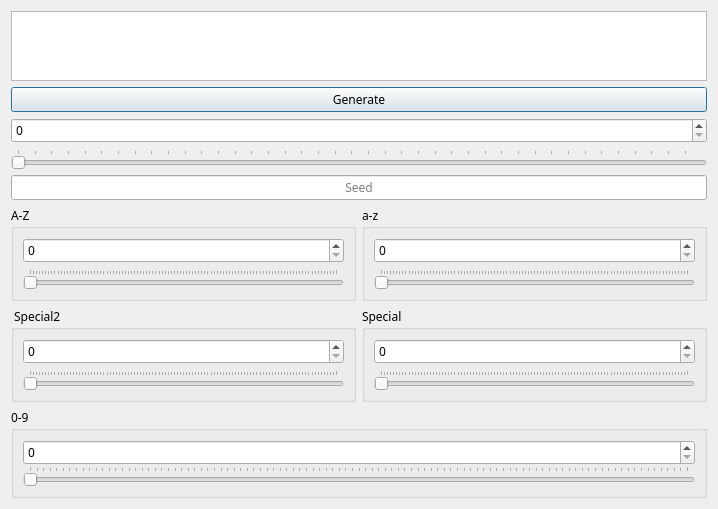
<?xml version="1.0" encoding="UTF-8"?>
<ui version="4.0">
 <class>PasswordGeneratorDialogue</class>
 <widget class="QDialog" name="PasswordGeneratorDialogue">
  <property name="geometry">
   <rect>
    <x>0</x>
    <y>0</y>
    <width>718</width>
    <height>505</height>
   </rect>
  </property>
  <property name="windowTitle">
   <string>Password Generator</string>
  </property>
  <layout class="QVBoxLayout" name="verticalLayout_7">
   <item>
    <layout class="QVBoxLayout" name="vLayout_Generator">
     <item>
      <widget class="QPlainTextEdit" name="plainTextEdit_Password">
       <property name="font">
        <font>
         <family>Menlo</family>
        </font>
       </property>
       <property name="plainText">
        <string/>
       </property>
      </widget>
     </item>
     <item>
      <widget class="QPushButton" name="pushButton_Generate">
       <property name="minimumSize">
        <size>
         <width>0</width>
         <height>25</height>
        </size>
       </property>
       <property name="font">
        <font>
         <family>Menlo</family>
        </font>
       </property>
       <property name="text">
        <string>Generate</string>
       </property>
      </widget>
     </item>
     <item>
      <widget class="QSpinBox" name="spinBox_Length">
       <property name="minimumSize">
        <size>
         <width>0</width>
         <height>25</height>
        </size>
       </property>
       <property name="font">
        <font>
         <family>Menlo</family>
        </font>
       </property>
       <property name="maximum">
        <number>100000</number>
       </property>
      </widget>
     </item>
     <item>
      <widget class="QSlider" name="hSlider_Length">
       <property name="maximum">
        <number>4086</number>
       </property>
       <property name="orientation">
        <enum>Qt::Horizontal</enum>
       </property>
       <property name="tickPosition">
        <enum>QSlider::TicksAbove</enum>
       </property>
       <property name="tickInterval">
        <number>100</number>
       </property>
      </widget>
     </item>
     <item>
      <widget class="QLineEdit" name="lineEdit_Seed">
       <property name="minimumSize">
        <size>
         <width>0</width>
         <height>25</height>
        </size>
       </property>
       <property name="font">
        <font>
         <family>Menlo</family>
        </font>
       </property>
       <property name="alignment">
        <set>Qt::AlignCenter</set>
       </property>
       <property name="placeholderText">
        <string>Seed</string>
       </property>
      </widget>
     </item>
     <item>
      <layout class="QHBoxLayout" name="hLayout_Alphabetical">
       <item>
        <widget class="QGroupBox" name="groupBox_AZ">
         <property name="font">
          <font>
           <family>Menlo</family>
          </font>
         </property>
         <property name="title">
          <string>A-Z</string>
         </property>
         <layout class="QVBoxLayout" name="verticalLayout_5">
          <item>
           <widget class="QSpinBox" name="spinBox_AZ">
            <property name="minimumSize">
             <size>
              <width>0</width>
              <height>25</height>
             </size>
            </property>
            <property name="font">
             <font>
              <family>Menlo</family>
             </font>
            </property>
            <property name="maximum">
             <number>100</number>
            </property>
           </widget>
          </item>
          <item>
           <widget class="QSlider" name="hSlider_AZ">
            <property name="maximum">
             <number>100</number>
            </property>
            <property name="orientation">
             <enum>Qt::Horizontal</enum>
            </property>
            <property name="tickPosition">
             <enum>QSlider::TicksAbove</enum>
            </property>
           </widget>
          </item>
         </layout>
        </widget>
       </item>
       <item>
        <widget class="QGroupBox" name="groupBox_az">
         <property name="font">
          <font>
           <family>Menlo</family>
          </font>
         </property>
         <property name="title">
          <string>a-z</string>
         </property>
         <layout class="QVBoxLayout" name="verticalLayout_4">
          <item>
           <widget class="QSpinBox" name="spinBox_az">
            <property name="minimumSize">
             <size>
              <width>0</width>
              <height>25</height>
             </size>
            </property>
            <property name="font">
             <font>
              <family>Menlo</family>
             </font>
            </property>
            <property name="maximum">
             <number>100</number>
            </property>
           </widget>
          </item>
          <item>
           <widget class="QSlider" name="hSlider_az">
            <property name="maximum">
             <number>100</number>
            </property>
            <property name="orientation">
             <enum>Qt::Horizontal</enum>
            </property>
            <property name="tickPosition">
             <enum>QSlider::TicksAbove</enum>
            </property>
           </widget>
          </item>
         </layout>
        </widget>
       </item>
      </layout>
     </item>
     <item>
      <layout class="QHBoxLayout" name="hLayout_Specials">
       <item>
        <widget class="QGroupBox" name="groupBox_Special2">
         <property name="font">
          <font>
           <family>Menlo</family>
          </font>
         </property>
         <property name="title">
          <string> Special2</string>
         </property>
         <layout class="QVBoxLayout" name="verticalLayout_3">
          <item>
           <widget class="QSpinBox" name="spinBox_Special2">
            <property name="minimumSize">
             <size>
              <width>0</width>
              <height>25</height>
             </size>
            </property>
            <property name="font">
             <font>
              <family>Menlo</family>
             </font>
            </property>
            <property name="maximum">
             <number>100</number>
            </property>
           </widget>
          </item>
          <item>
           <widget class="QSlider" name="hSlider_Special2">
            <property name="maximum">
             <number>100</number>
            </property>
            <property name="orientation">
             <enum>Qt::Horizontal</enum>
            </property>
            <property name="tickPosition">
             <enum>QSlider::TicksAbove</enum>
            </property>
           </widget>
          </item>
         </layout>
        </widget>
       </item>
       <item>
        <widget class="QGroupBox" name="groupBox_Special">
         <property name="font">
          <font>
           <family>Menlo</family>
          </font>
         </property>
         <property name="title">
          <string>Special</string>
         </property>
         <layout class="QVBoxLayout" name="verticalLayout_2">
          <item>
           <widget class="QSpinBox" name="spinBox_Special">
            <property name="minimumSize">
             <size>
              <width>0</width>
              <height>25</height>
             </size>
            </property>
            <property name="font">
             <font>
              <family>Menlo</family>
             </font>
            </property>
            <property name="maximum">
             <number>100</number>
            </property>
           </widget>
          </item>
          <item>
           <widget class="QSlider" name="hSlider_Special">
            <property name="maximum">
             <number>100</number>
            </property>
            <property name="orientation">
             <enum>Qt::Horizontal</enum>
            </property>
            <property name="tickPosition">
             <enum>QSlider::TicksAbove</enum>
            </property>
           </widget>
          </item>
         </layout>
        </widget>
       </item>
      </layout>
     </item>
     <item>
      <widget class="QGroupBox" name="groupBox_09">
       <property name="maximumSize">
        <size>
         <width>16777215</width>
         <height>90</height>
        </size>
       </property>
       <property name="font">
        <font>
         <family>Menlo</family>
        </font>
       </property>
       <property name="title">
        <string>0-9</string>
       </property>
       <layout class="QVBoxLayout" name="verticalLayout">
        <item>
         <widget class="QSpinBox" name="spinBox_09">
          <property name="minimumSize">
           <size>
            <width>0</width>
            <height>25</height>
           </size>
          </property>
          <property name="font">
           <font>
            <family>Menlo</family>
           </font>
          </property>
          <property name="maximum">
           <number>100</number>
          </property>
         </widget>
        </item>
        <item>
         <widget class="QSlider" name="hSlider_09">
          <property name="maximum">
           <number>100</number>
          </property>
          <property name="orientation">
           <enum>Qt::Horizontal</enum>
          </property>
          <property name="tickPosition">
           <enum>QSlider::TicksAbove</enum>
          </property>
         </widget>
        </item>
       </layout>
      </widget>
     </item>
    </layout>
   </item>
  </layout>
 </widget>
 <resources/>
 <connections/>
</ui>
